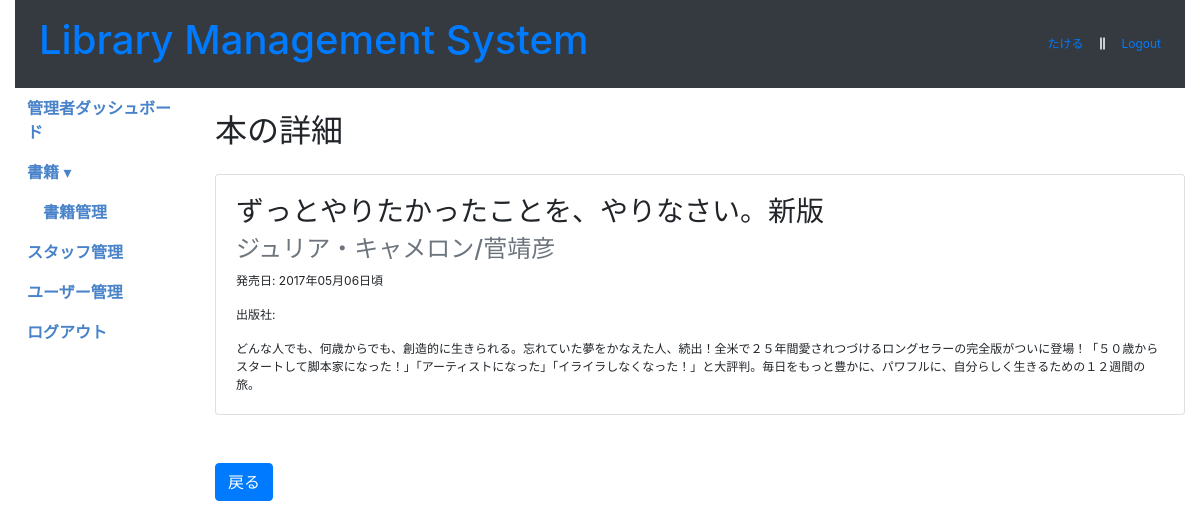
Page /book_detail/9 (signed in) on the committed database.
### models.py (models this page shows)
class Admin(db.Model,UserMixin):
    __tablename__ = 'admin'
    id = Column(Integer, primary_key=True, autoincrement=True)
    username = Column(String, nullable=True)
    email = Column(String, nullable=True)
    password = Column(String, nullable=False)

class Book(db.Model):
    __tablename__ = 'book'
    bookid = Column(Integer, primary_key=True, autoincrement=True)
    picture = Column(String, nullable=True)
    name = Column(Text , nullable=True)
    detail = Column(Text, nullable=True)
    author = Column(Text)
    release_date = Column(Text)
    publisher = Column(Text)
    genre = Column(Text)
    status = Column(Text,nullable=True,default='lending')
    added_on = Column(DateTime, default=datetime.utcnow, nullable=True)
    updated_on = Column(DateTime, default=datetime.utcnow, nullable=True)
    borrow_books = relationship("BorrowBook", back_populates="book", cascade="all, delete, delete-orphan")
    history_books = relationship('BorrowHistory',back_populates='book', cascade="all, delete, delete-orphan")

### app.py (the view)
@app.route('/book_detail/<int:bookid>',methods=['GET','POST'])
@admin_required
def book_detail(bookid):
    book = get_book_or_404(bookid)
    return render_template('book_detail.html', book=book)

### app.py (called while the page is built)
@login_manager.user_loader
def load_user(id):
    if 'user_type' in session:
        if session['user_type'] == 'admin':
            return Admin.query.get(int(id))
    return User.query.get(int(id))

def admin_required(f):
    @wraps(f)
    @login_required
    def decorated_function(*args, **kwargs):
        if 'user_type' not in session or session['user_type'] != 'admin':
            flash('このページはスタッフのみアクセス可能です。', 'danger')
            return redirect(url_for('admin_login'))
        return f(*args, **kwargs)
    return decorated_function

def get_book_or_404(bookid):
    book = Book.query.filter(Book.bookid == bookid).one_or_none()
    if not book:
        abort(404, "本が見つかりません")
    return book

### templates/book_detail.html
{% include 'header.html' %}
<body>
  <div class="container-fluid" id="main">
    {% include 'admin_top_menus.html' %}
    <div class="row row-offcanvas row-offcanvas-left">
      {% include 'admin_left_menus.html' %}
      <div class="col-md-9 col-lg-10 main">
        <h2 class="my-4">本の詳細</h2>
        <div class="card mb-5">
          <div class="card-body">
            <h3 class="card-title">{{ book.name }}</h3>
            <h4 class="card-subtitle mb-2 text-muted">{{ book.author }}</h4>
            <p class="card-text">発売日: {{ book.release_date }}</p>
            <p class="card-text">出版社: {{ publisher }}</p>
            <p class="card-text">{{ book.detail }}</p>
          </div>
        </div>
        <a href="#" class="btn btn-primary" onclick="history.back();return false;">戻る</a>
      </div>
    </div>
  </div>
</body>
</html>

### templates/admin_top_menus.html
<nav class="navbar navbar-expand-sm bg-dark">
    <div class="navbar-collapse collapse" id="collapsingNavbar">
      <ul class="navbar-nav">
        <li class="nav-item active">
          <h1><a class="nav-link" href="#">Library Management System <span class="sr-only">LMS</span></a></h1>
        </li>
      </ul>
  <ul class="navbar-nav ml-auto">
    {% if current_user.is_authenticated %}
      <li class="nav-item">
        <a class="nav-link" href="#">{{ current_user.username }}</a>
      </li>
      <li class="nav-item">
        <span class="nav-link"><i class="fas fa-grip-lines-vertical" style="color: white;"></i></span>
      </li>
      <li class="nav-item">
        <a class="nav-link" href="{{ url_for('logout') }}">Logout</a>
      </li>
    {% else %}
      <li class="nav-item">
        <a class="nav-link" href="{{ url_for('login') }}">Login</a>
      </li>
    {% endif %}
  </ul>
</nav>

### static/style/dashboard.css (style rules this page uses)
body { font-size:12px; }
.card { overflow: hidden; }

### templates/admin_left_menus.html (style rules this page uses)
.nav-link { display:block; padding: 8px; }

### rows in the picture
Admin: username "たける"
Book: name "ずっとやりたかったことを、やりなさい。新版", author "ジュリア・キャメロン/菅靖彦", release_date "2017年05月06日頃", detail "どんな人でも、何歳からでも、創造的に生きられる。忘れていた夢をかなえた人、続出！全米で２５年間愛されつづけるロングセラーの完全版がついに登場！「５０歳からスタートして脚本家になった！」「アーティストになった」「イライラしなくなった！」と大評判。毎日をもっと豊かに、パワフルに、自分らしく生きるための１２週間の旅。"
